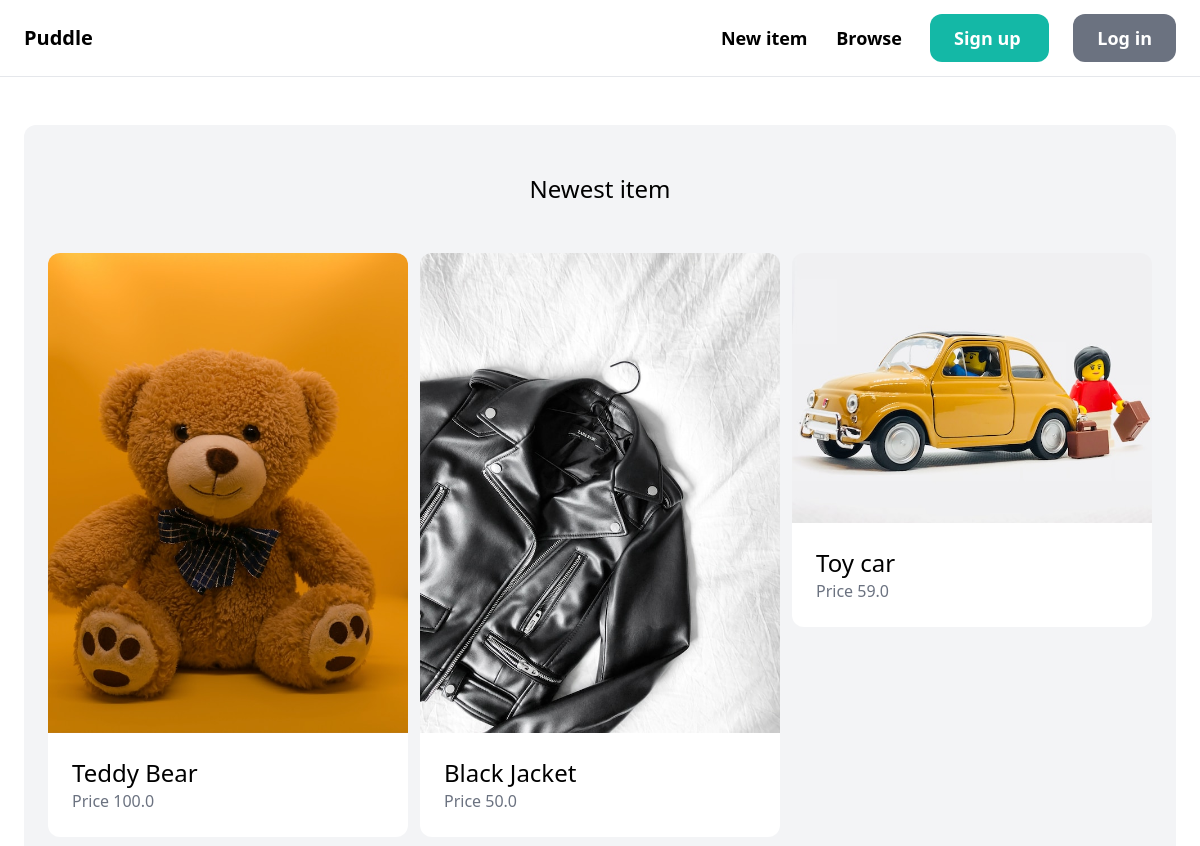
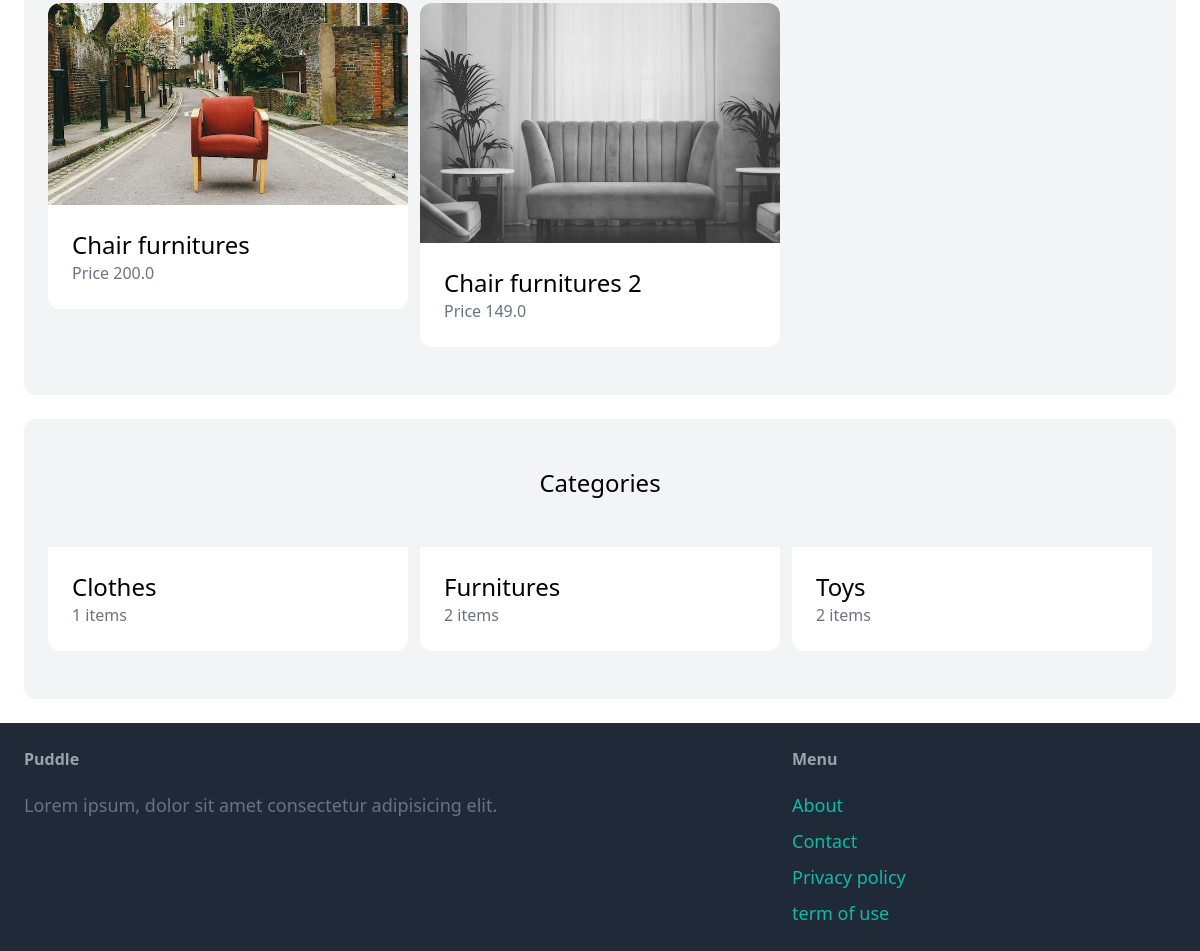
/, run on an earlier commit of the app's database (2 pictures, top to bottom).
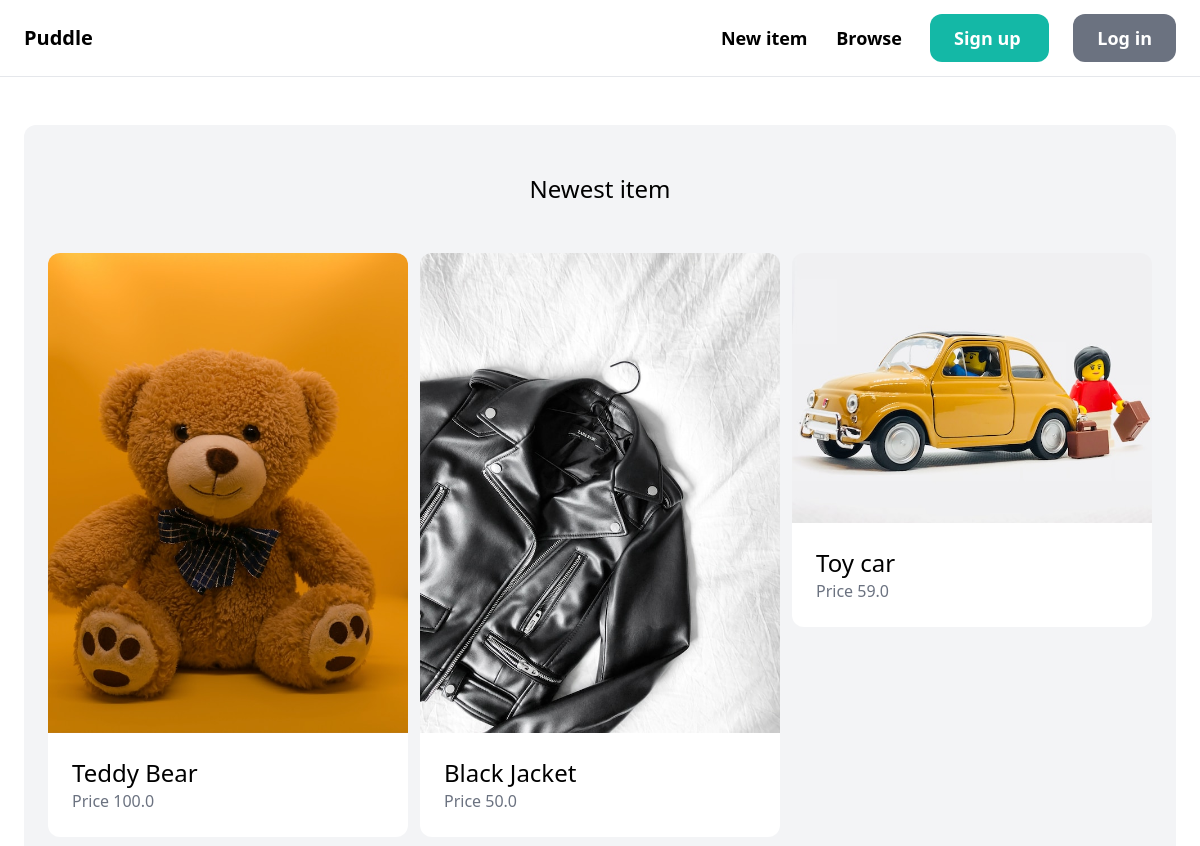
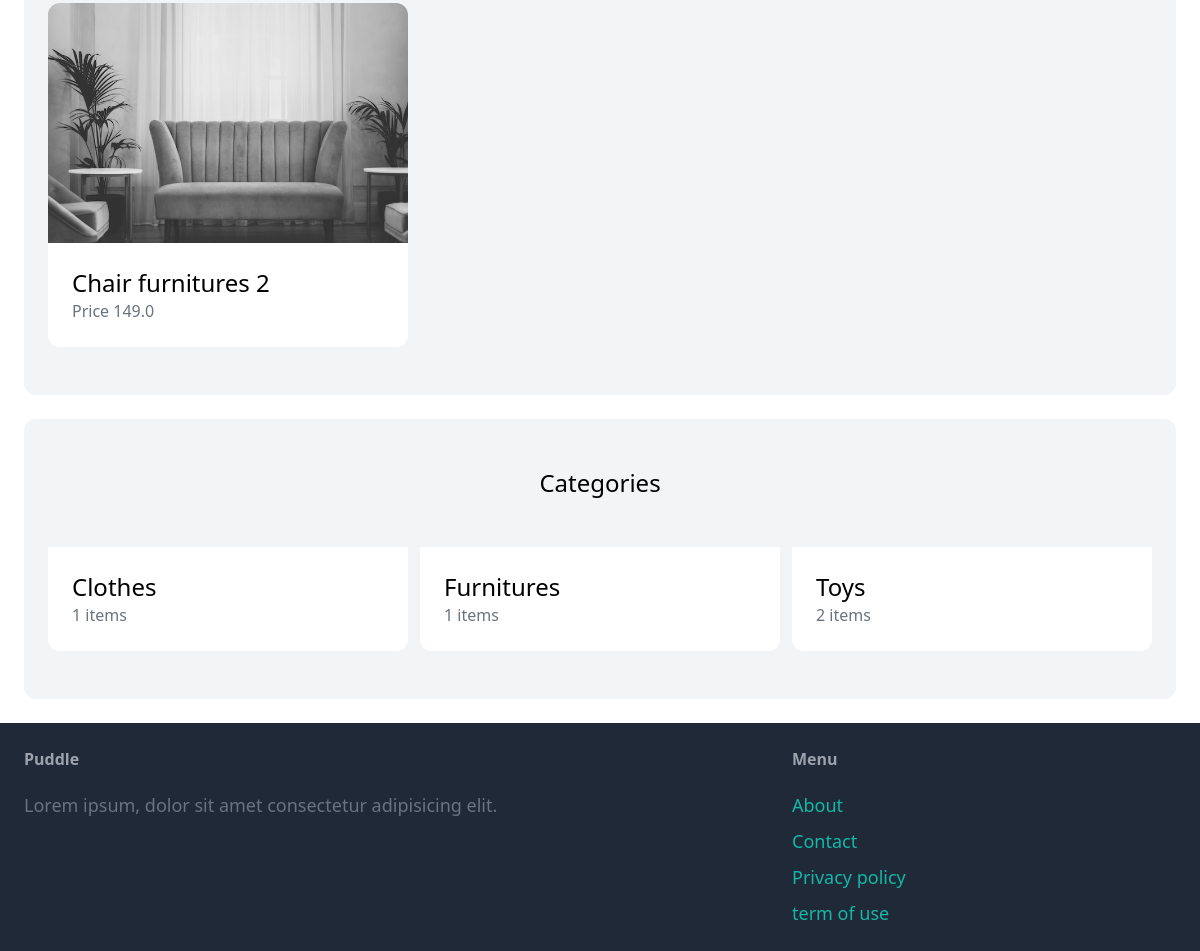
And on a later commit of the database (2 pictures, top to bottom).
### item/models.py (models this page shows, shortened)
class Item(models.Model):
    category = models.ForeignKey(Category, related_name='items', on_delete=models.CASCADE)
    name = models.CharField(max_length=255)
    description = models.TextField(blank=True, null=True)
    price = models.FloatField()
    image = models.ImageField(upload_to='item_images', blank=True, null=True)
    is_sold = models.BooleanField(default=False)
    created_by = models.ForeignKey(User, related_name='items', on_delete=models.CASCADE)
    created_at = models.DateTimeField(auto_now_add=True)

class Category(models.Model):
    name = models.CharField(max_length=255)
    class Meta:
        ordering = ('name', )
        verbose_name_plural = 'Categories'

### core/views.py (the view)
# urls.py: path('', views.index, name='index'),
def index(request):
    items = Item.objects.filter(is_sold=False)[0:6]
    categories = Category.objects.all()
    return render(request, 'core/index.html', {
        'categories' : categories,
        'items' : items,
    })

### core/templates/core/index.html (shortened to what this page needs)
{% extends 'core/base.html'%}
{% block content %}
  <div class="mt-6 px-6 py-12 bg-gray-100 rounded-xl">
    <h2 class="mb-12 text-2xl text-center">Newest item</h2>
    <div class="grid grid-cols-3 gap-3">
      {% for item in items %}
        <div>
          <a href="{% url 'item:detail' item.id %}">
            <div>
              <img src="{{item.image.url}}" class="rounded-t-xl">
            </div>
            <div class="p-6 bg-white rounded-b-xl">
              <h2 class="text-2xl">{{item.name}}</h2>
              <p class="text-gray-500">Price {{item.price}}</p>
            </div>
          </a>
        </div>
      {% endfor %}
    </div>
  </div>
  <div class="mt-6 px-6 py-12 bg-gray-100 rounded-xl">
    <h2 class="mb-12 text-2xl text-center">Categories</h2>
    <div class="grid grid-cols-3 gap-3">
      {% for category in categories %}
        <div>
          <a href="#">
            <div class="p-6 bg-white rounded-b-xl">
              <h2 class="text-2xl">{{category.name}}</h2>
              <p class="text-gray-500">{{ category.items.count }} items</p>
            </div>
          </a>
        </div>
      {% endfor %}
    </div>
  </div>
{% endblock %}

What changed in the data, as far as the page shows it:
removed Item: image (picture), name "Chair furnitures", price "200.0"
computed for Category "Furnitures": items.count "2" → "1"
